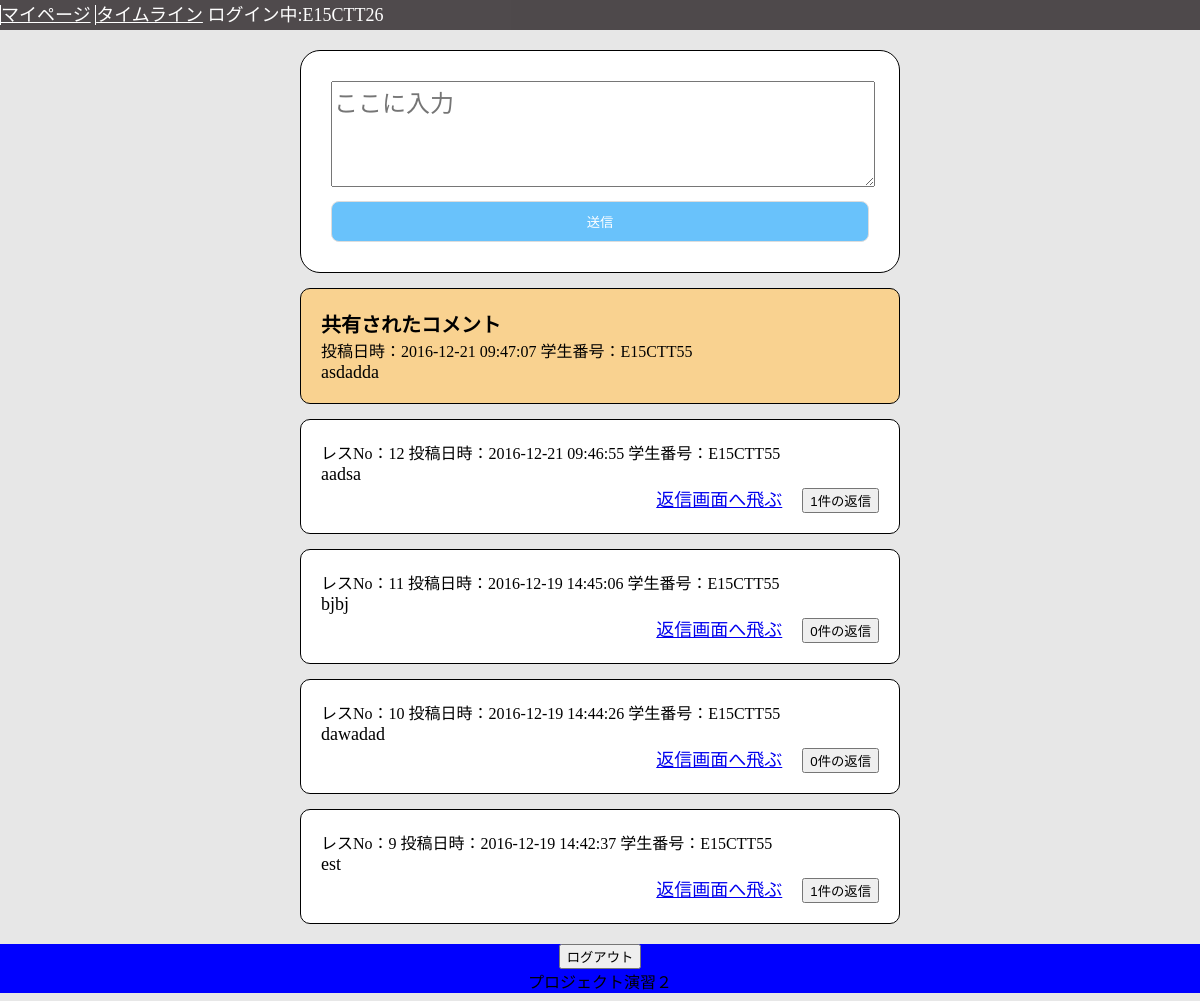
Screenshot of /board.php (signed in) with the database file from the repository.
### tables this page shows
CREATE TABLE returntextdb (returnContent_id INTEGER PRIMARY KEY,textContent_id INTEGER,returnContent VARCHAR,date VARCHAR,personalData VARCHAR);

CREATE TABLE textcontent (content_id INTEGER PRIMARY KEY,contentData VARCHAR,date VARCHAR,personalData VARCHAR);

### tool.php (called while the page is built, shortened)
<?php
function DBconnect(){
  try{
    $dsn = __DIR__;
    $dsn = preg_replace('/\\\/u','/',$dsn);
    $dsn .= '/test.sqlite3';
    $connect = new PDO("sqlite:".$dsn);
    $connect->setAttribute(PDO::ATTR_DEFAULT_FETCH_MODE, PDO::FETCH_ASSOC);
    }catch(Exception $e){
      echo "通信エラーが発生しました<br>";
      return null;
    }
	return $connect;
}
function searchTextContent(){
	$conn = DBconnect();
  try{
	$data = $conn->query("SELECT content_id,contentData,date,personalData FROM textcontent ORDER BY content_id DESC");
}catch(Exception $e){
}
	return $data;
}
function searchReturnOne($return_id){
  $conn = DBconnect();
  $data = $conn->query("SELECT returnContent,date,personalData FROM returntextDB WHERE returnContent_id = $return_id");
  return $data;
}
function searchTimeLine(){
	$conn = DBconnect();
	$num = $conn->query("SELECT DISTINCT return_id FROM retweet");
	$array = array();
		foreach($num as $n){
			$ar = $conn->query("SELECT NULL AS content_id,return_id,date,personalData FROM retweet WHERE return_id={$n['return_id']} ORDER BY date DESC");
			$ar1 = $ar->fetch(PDO::FETCH_ASSOC);
			array_push($array,$ar1);
		}
		$content = searchTextContent();
		foreach($content as $c){
			array_push($array,$c);
		}
    $id = array();
		foreach ($array as $key => $value) {
		  $id[$key] = $value['date'];
		}
		array_multisort($id, SORT_DESC, $array);
		return $array;
}
function commentCount($content_id){
	$conn = DBconnect();
	$c = $conn->query("SELECT COUNT(textContent_id = '$content_id' or null) AS count FROM returntextDB");
	$count = $c->fetch();
	return $count;
}
?>

### board.php (the view, shortened to what this page needs)
<?php
require "tool.php";
?>
<!DOCTYPE html>
<html>
<head>
  <link rel="stylesheet" href="./CSS/board.css">
</head>
<body>
<header>
  <nav class="navFlex">
    <a href="#">マイページ</a>
    <a href="board.php">タイムライン</a>
    <?php
    echo "<span>ログイン中:".$_SESSION["userID"]."</span>";
      ?>
  </nav>
</header>
<div class="wrapper">
  <div class="timeLineWrapper">
    <div class="typeText">
        <ul>
          <li>
            <textarea class="inputForm" name="typeBoard" placeholder="ここに入力"></textarea>
          </li>
          <li>
            <input type="button" class="sendText" onclick="sendComment()" value="送信"/>
          </li>
          </ul>
    </div>
<?php
    $timeLineData = searchTimeLine();
    foreach ($timeLineData as $r) {
        if($r['content_id'] != null){
          $num = commentCount($r["content_id"]);
          echo '<div class="content">';
            echo '<div class="accountInfo">';
              echo  'レスNo：'.$r["content_id"].' 投稿日時：'.$r["date"].' 学生番号：'.$r["personalData"].'<br />';
            echo '</div>';
            echo '<div class="textContent">';
              echo $r["contentData"].'<br />';
            echo '</div>';
            echo '<div class="goReplyPage">';
              echo '<a href="replyBoard.php?content_id='.$r["content_id"].'">返信画面へ飛ぶ</a>';
              echo '<input type="button" class="replyDisplay'.$r["content_id"].'" name="'.$r["content_id"].'" onclick="showReply('.$r["content_id"].','.$num["count"].')" value="'.$num["count"].'件の返信">';
            echo '</div>';
          echo '</div>';
        }else{
          $data = searchReturnOne($r["return_id"]);
          foreach ($data as $r) {
            echo '<div class="shareBoard">';
            echo "<span><b>共有されたコメント</b>  </span>";
              echo '<div class="accountInfo">';
                echo  '投稿日時：'.$r["date"].' 学生番号：'.$r["personalData"].'<br />';
              echo '</div>';
              echo '<div class="textContent">';
                echo $r["returnContent"].'<br />';
              echo '</div>';
            echo '</div>';
          }
      }
    }
?>
  </div>
</div>
<footer>
  <form action="logout.php" method="post">
    <input type="submit" value="ログアウト" />
  </form>
  プロジェクト演習２
</footer>
</body>
</html>

### CSS/board.css (style rules this page uses)
body { margin-left: auto; margin-right: auto; background-color: rgb(231, 231, 231); }
header { height: 30px; background-color: rgba(52, 46, 49, 0.85); color: white; font-size: 18px; position: fixed; width: 100%; top:0px; }
.navFlex { color: white; }
.navFlex a { color: white; border-left: solid 1px white; }
.timeLineWrapper { width: 50%; margin-top: 10px; margin-left: auto; margin-right: auto; }
.typeText { margin-top: 50px; background-color: white; border-radius: 20px; border: 1px solid black; padding-top: 30px; padding-bottom: 30px; }
.typeText ul { padding: 0; width: 90%; margin: auto; }
.typeText ul li { list-style: none; width: 100%; }
.typeText ul li textarea { margin: auto; }
.sendText { background: rgb(105, 194, 251); border: 1px solid #DDD; border-radius: 8px; -moz-border-radius: 8px; -webkit-border-radius: 8px; color: white; width: 100px; padding: 10px 0; margin-right: 20px; margin-top: 10px; width: 100%; }
.inputForm { width: 100%; height: 100px; font-size: 24px; resize: vertical; }
.content { padding: 20px; margin-top: 15px; background-color: white; border-radius: 10px; border: 1px solid black; font-size: 18px; }
.shareBoard { padding: 20px; margin-top: 15px; background-color: rgb(249, 210, 144); border-radius: 10px; border: 1px solid black; font-size: 18px; }
.shareBoard span { font-size: 20px; }
.accountInfo { font-size: 16px; }
.goReplyPage { text-align: right; }
.goReplyPage a { margin-right:20px; }
footer { margin-top: 20px; background-color: blue; text-align: center; bottom: 0px; }

### rows the page displays
returntextdb: date "2016-12-21 09:47:07", personalData "E15CTT55", returnContent "asdadda"
textcontent: content_id "12", date "2016-12-21 09:46:55", personalData "E15CTT55", contentData "aadsa"
textcontent: content_id "11", date "2016-12-19 14:45:06", personalData "E15CTT55", contentData "bjbj"
textcontent: content_id "10", date "2016-12-19 14:44:26", personalData "E15CTT55", contentData "dawadad"
textcontent: content_id "9", date "2016-12-19 14:42:37", personalData "E15CTT55", contentData "est"

### other values shown
$_SESSION["userID"] "E15CTT26"
